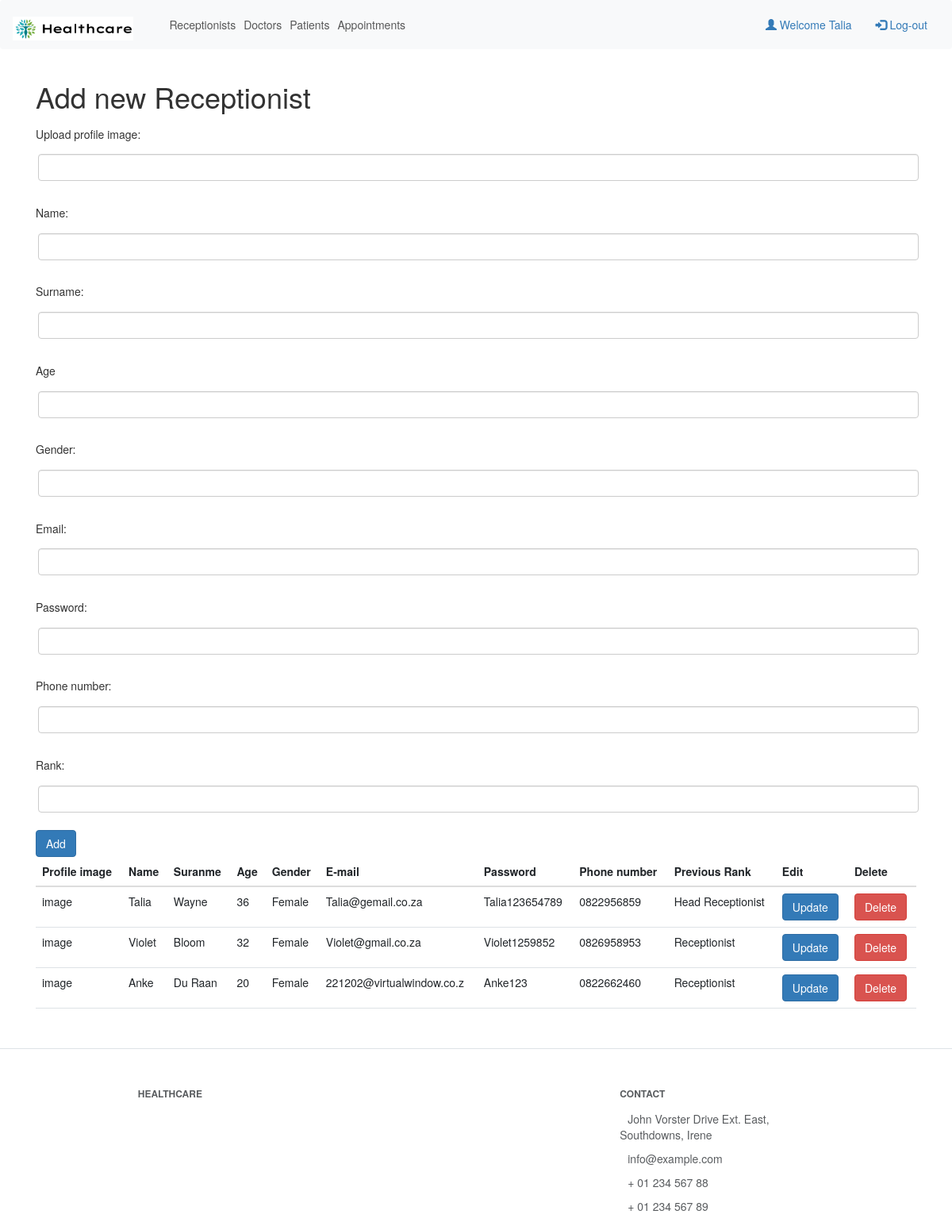
/Receptionists.php (signed in), run on the app's committed database.
### tables this page shows
CREATE TABLE `receptionists` (
  `id` int(11) NOT NULL,
  `profileimage` varchar(25) NOT NULL,
  `name` varchar(25) NOT NULL,
  `surname` varchar(25) NOT NULL,
  `age` varchar(25) NOT NULL,
  `gender` varchar(25) NOT NULL,
  `email` varchar(25) NOT NULL,
  `password` varchar(25) NOT NULL,
  `phonenumber` varchar(25) NOT NULL,
  `rank` varchar(25) NOT NULL,
  `appointment_id` int(11) DEFAULT NULL
);

### Receptionists/read.php (the view, shortened to what this page needs)
<?php
    include 'db.php';
    $sql = "SELECT * FROM receptionists";
    $result = $conn->query($sql);
    while($row = $result->fetch_assoc()) {
        echo "<tr>";
        if ($row['id'] == $_GET['id']){
            echo '<form class="form-inline m-2" action="Receptionists/updateReceptionists.php" method="POST">';
            echo '<td><input type="text" class="form-control" name="profileimage" value="'.$row['profileimage'].'"></td>';
            echo '<td><input type="text" class="form-control" name="name" value="'.$row['name'].'"></td>';
            echo '<td><input type="text" class="form-control" name="surname" value="'.$row['surname'].'"></td>';
            echo '<td><input type="text" class="form-control" name="age" value="'.$row['age'].'"></td>';
            echo '<td><input type="text" class="form-control" name="gender" value="'.$row['gender'].'"></td>';
            echo '<td><input type="text" class="form-control" name="email" value="'.$row['email'].'"></td>';
            echo '<td><input type="text" class="form-control" name="password" value="'.$row['password'].'"></td>';
            echo '<td><input type="text" class="form-control" name="phonenumber" value="'.$row['phonenumber'].'"></td>';
            echo '<td><input type="text" class="form-control" name="rank" value="'.$row['rank'].'"></td>';
            echo '<td><button type="submit" class="btn btn-secondary">Save</button></td>';
            echo '<input type="hidden" name="id" value="'.$row['id'].'">';
            echo '</form>';
        }else{
            echo "<td>" . $row['profileimage'] . "</td>";
            echo "<td>" . $row['name'] . "</td>";
            echo "<td>" . $row['surname'] . "</td>";
            echo "<td>" . $row['age'] . "</td>";
            echo "<td>" . $row['gender'] . "</td>";
            echo "<td>" . $row['email'] . "</td>";
            echo "<td>" . $row['password'] . "</td>";
            echo "<td>" . $row['phonenumber'] . "</td>";
            echo "<td>" . $row['rank'] . "</td>";
            echo '<td><a class="btn btn-primary" href="Receptionists.php?id=' . $row['id'] . '" role="button">Update</a></td>';
        }
        echo '<td><a class="btn btn-danger" href="Receptionists/delete.php?id=' . $row['id'] . '" role="button">Delete</a></td>';
        echo "</tr>";
    }
?>

### data on the page
receptionists: profileimage "image", name "Talia", surname "Wayne", age "36", gender "Female", email "Talia@gemail.co.za", password "Talia123654789", phonenumber "0822956859", rank "Head Receptionist"
receptionists: profileimage "image", name "Violet", surname "Bloom", age "32", gender "Female", email "Violet@gmail.co.za", password "Violet1259852", phonenumber "0826958953", rank "Receptionist"
receptionists: profileimage "image", name "Anke", surname "Du Raan", age "20", gender "Female", email "221202@virtualwindow.co.z", password "Anke123", phonenumber "0822662460", rank "Receptionist"

### other printed values
$_SESSION['name'] "Talia"
